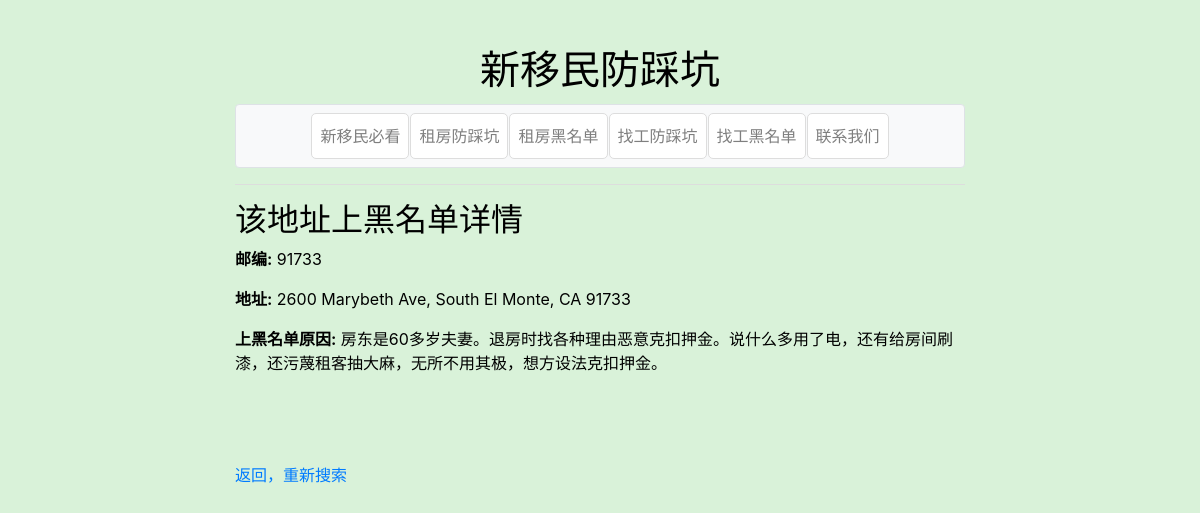
The app's page /rentDetail/2600 Marybeth Ave, South El Monte, CA 91733 with its own data.
### tables this page shows
CREATE TABLE "rent_info" (
	"id"	INTEGER,
	"zipcode"	TEXT NOT NULL CHECK(length("zipcode") = 5 AND "zipcode" GLOB '[0-9][0-9][0-9][0-9][0-9]'),
	"address"	TEXT NOT NULL,
	"content"	TEXT,
	PRIMARY KEY("id" AUTOINCREMENT)
);

### app/routes.py (the view)
@bp.route('/rentDetail/<address>')
def rentDetail(address):
    info = utils.get_info_rent(address)
    if info:
        return render_template('rentDetail.html', info=info)
    else:
        abort(404)

### app/utils.py (called while the page is built)
def get_db_connection():
    conn = sqlite3.connect('blacklist.db')
    conn.row_factory = sqlite3.Row
    return conn

def get_info_rent(address):
    conn = get_db_connection()
    cursor = conn.cursor()
    cursor.execute("SELECT zipcode, address, content FROM rent_info WHERE address = ?", (address,))
    info = cursor.fetchone()
    conn.close()
    return dict(info) if info else None

### app/templates/rentDetail.html (shortened to what this page needs)
{% extends "base.html" %}
{% block content %}
    <h2>该地址上黑名单详情</h2>
    <p><strong>邮编:</strong> {{ info.zipcode }}</p>
    <p><strong>地址:</strong> {{ info.address }}</p>
    <p><strong>上黑名单原因:</strong> {{ info.content }}</p>
    <br>
    <br>
    <br>
    <p><a href="{{ url_for('main.rentBlack') }}">返回，重新搜索</a></p>
{% endblock %}

### app/static/style.css (style rules this page uses)
body { background-color: #d9f2d9; margin: 0; padding-top: 20px; color: black; }

### records on screen
rent_info: zipcode "91733", address "2600 Marybeth Ave, South El Monte, CA 91733", content "房东是60多岁夫妻。退房时找各种理由恶意克扣押金。说什么多用了电，还有给房间刷漆，还污蔑租客抽大麻，无所不用其极，想方设法克扣押金。"
